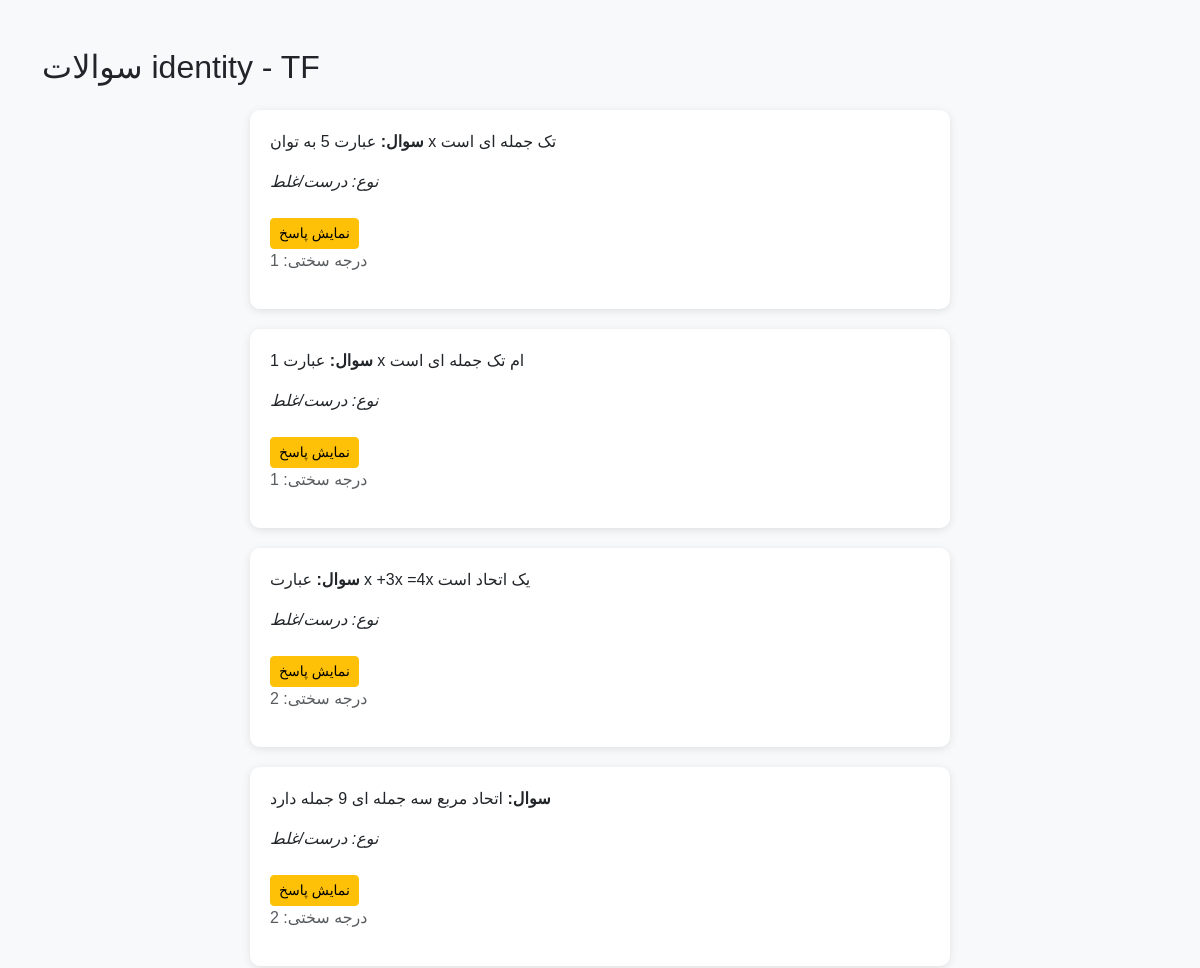
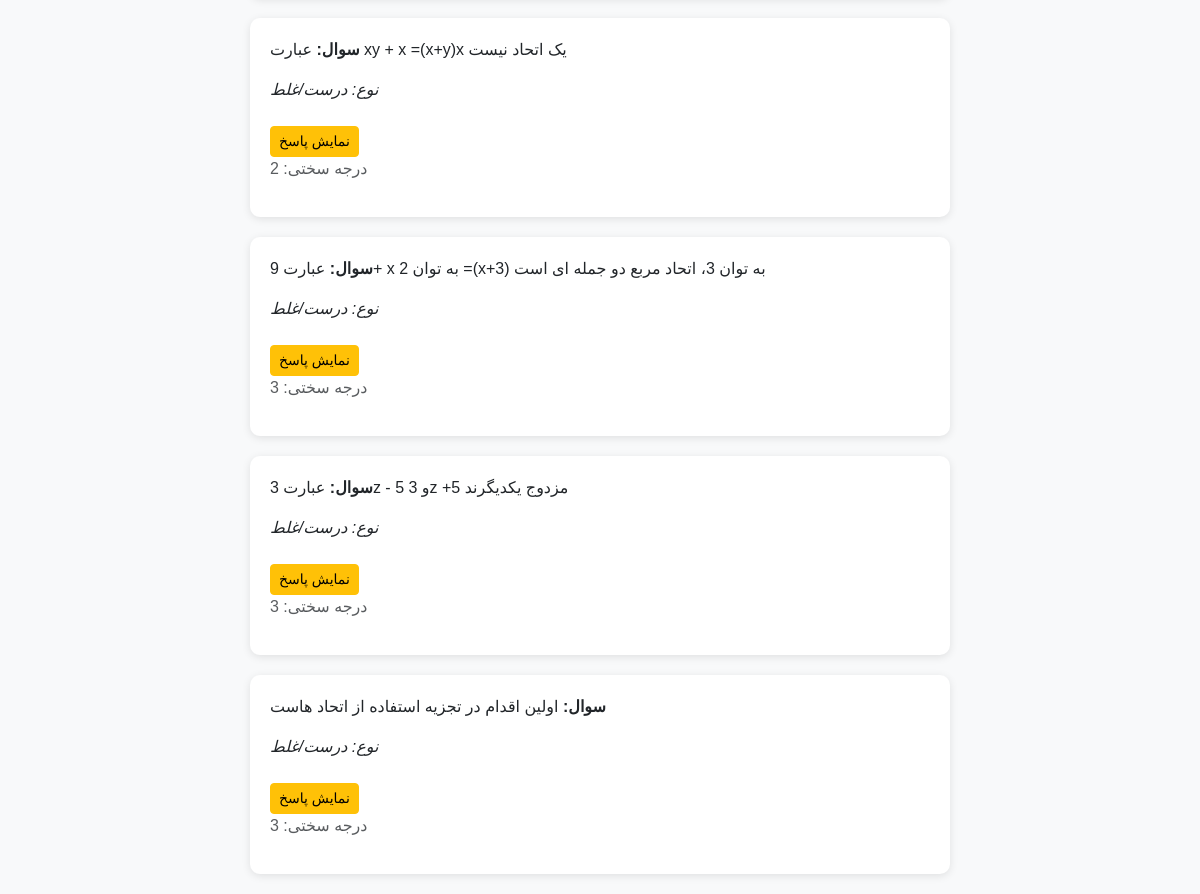
Page /questions/identity/TF/ on the committed database (2 pictures, top to bottom).
### core/models.py (models this page shows)
class Question(models.Model):
    TOPIC_CHOICES = [
        ('inequality', 'نامعادله'),
        ('identity', 'اتحادها'),
    ]
    QUESTION_TYPES = [
        ('MCQ', 'چندگزینه‌ای'),
        ('TF', 'درست/غلط'),
        ('FILL', 'جای خالی'),
        ('TEXT', 'تشریحی'),
    ]
    subject = models.ForeignKey(Subject, on_delete=models.CASCADE, related_name='questions')
    text = models.TextField()
    choice_a = models.CharField(max_length=255, blank=True)
    choice_b = models.CharField(max_length=255, blank=True)
    choice_c = models.CharField(max_length=255, blank=True)
    choice_d = models.CharField(max_length=255, blank=True)
    correct_choice = models.CharField(
        max_length=1,
        choices=[('A', 'A'), ('B', 'B'), ('C', 'C'), ('D', 'D')],
        blank=True,
        null=True)
    answer_text = models.TextField(blank=True)
    explanation = models.TextField(blank=True)
    difficulty = models.IntegerField(default=1)
    created_at = models.DateTimeField(auto_now_add=True)
    qtype = models.CharField(max_length=50, choices=QUESTION_TYPES,default='MCQ')
    topic = models.CharField(max_length=50, choices=TOPIC_CHOICES,default='inequality')

### core/views.py (the view)
# urls.py: path('questions/<str:topic>/<str:qtype>/', views.questions_list, name='questions_list'),
def questions_list(request, topic, qtype):
    questions = Question.objects.filter(topic=topic, qtype=qtype).order_by('difficulty')
    return render(request, 'core/question_list.html', {
        'questions': questions,
        'topic': topic,
        'qtype': qtype
    })

### templates/core/question_list.html (shortened to what this page needs)
<!DOCTYPE html>
<html lang="fa">
<head>
  <link rel="stylesheet" href="https://cdn.jsdelivr.net/npm/bootstrap@5.3.2/dist/css/bootstrap.min.css">
</head>
<body>
  <div class="container mt-5">
    <h2 class="mb-4">سوالات {{ topic }} - {{ qtype }}</h2>
    {% for q in questions %}
      <div class="question-card text-start">
        <p><strong>سوال:</strong> {{ q.text }}</p>
        {% if q.qtype == 'TF' %}
          <p><em>نوع: درست/غلط</em></p>
        {% endif %}
        <button class="btn btn-sm btn-warning mt-2" onclick="toggleAnswer('{{ q.id }}')">نمایش پاسخ</button>
        <p class="text-muted">درجه سختی: {{ q.difficulty }}</p>
      </div>
    {% empty %}
      <p>هیچ سوالی برای این بخش وجود ندارد.</p>
    {% endfor %}
  </div>
</body>
</html>

### templates/core/question_list.html (style rules this page uses)
body { background-color: #f8f9fa; font-family: Tahoma, sans-serif; }
.question-card { margin: 20px auto; padding: 20px; border-radius: 10px; box-shadow: 0 2px 8px rgba(0,0,0,0.1); max-width: 700px; background: #fff; }

### rows in the picture
Question: text "عبارت 5 به توان x تک جمله ای است", qtype "نوع: درست/غلط", difficulty "1"
Question: text "عبارت 1 x ام تک جمله ای است", qtype "نوع: درست/غلط", difficulty "1"
Question: text "عبارت x +3x =4x یک اتحاد است", qtype "نوع: درست/غلط", difficulty "2"
Question: text "اتحاد مربع سه جمله ای 9 جمله دارد", qtype "نوع: درست/غلط", difficulty "2"
Question: text "عبارت xy + x =(x+y)x یک اتحاد نیست", qtype "نوع: درست/غلط", difficulty "2"
Question: text "عبارت 9+ x به توان 2 =(x+3) به توان 3، اتحاد مربع دو جمله ای است", qtype "نوع: درست/غلط", difficulty "3"
Question: text "عبارت 3z - 5 و 3‌z +5 مزدوج یکدیگرند", qtype "نوع: درست/غلط", difficulty "3"
Question: text "اولین اقدام در تجزیه استفاده از اتحاد هاست", qtype "نوع: درست/غلط", difficulty "3"

### other values in the picture
{{ topic }} "identity"
{{ qtype }} "TF"
